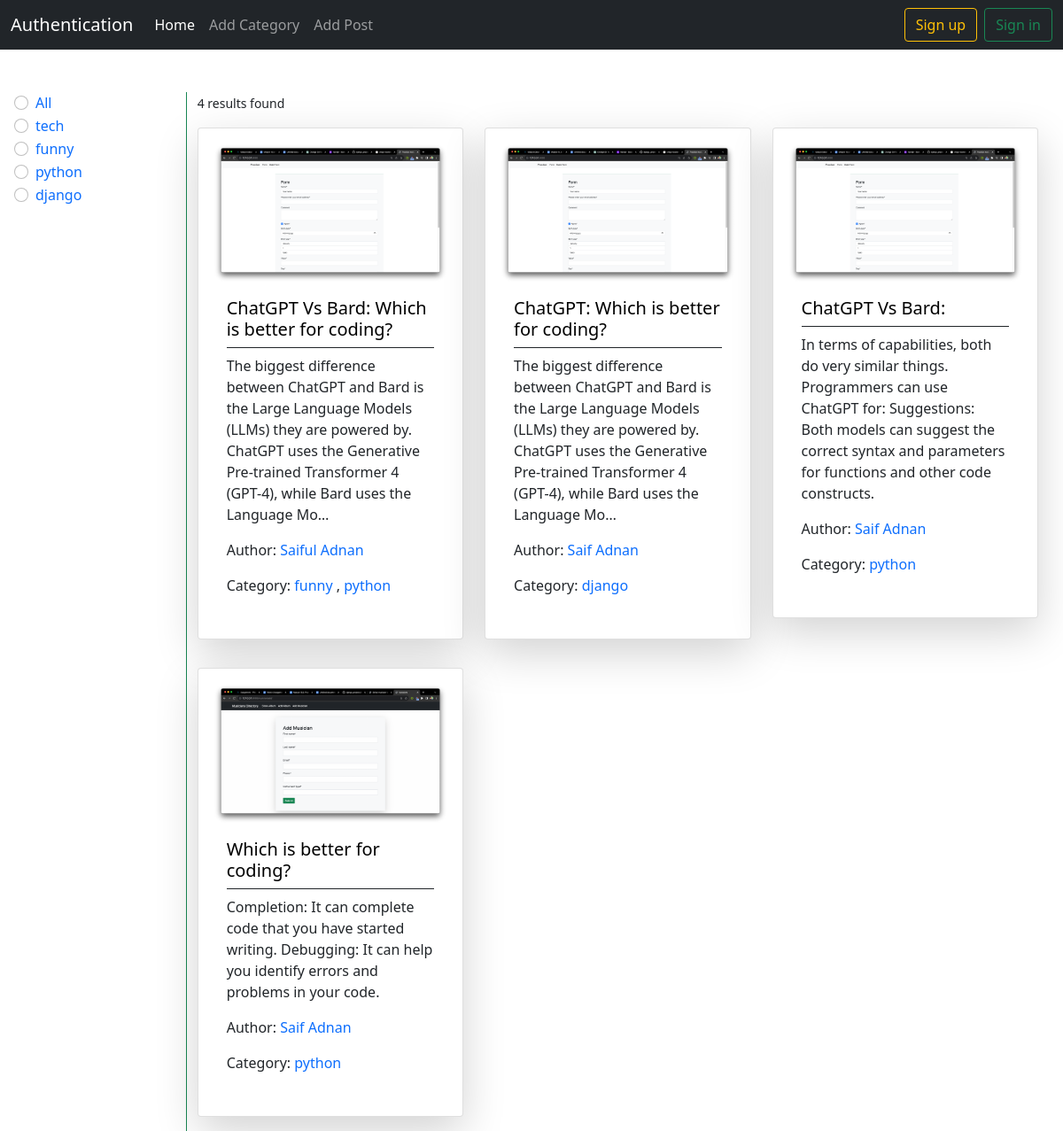
The page / on the database its author committed.
### categories/models.py (models this page shows)
class Category(models.Model):
    cat_name = models.CharField(max_length=50)
    slug = models.SlugField(max_length=100, unique=True, null=True, blank=True)
    def __str__(self) -> str:
        return f"{self.cat_name}"

### blogs/models.py (models this page shows, shortened)
class Post(models.Model):
    title = models.CharField(max_length=100)
    content = models.TextField()
    category = models.ManyToManyField(Category)
    author = models.ForeignKey(User, on_delete=models.CASCADE)
    image = models.ImageField(upload_to='blogs/media/uploads/', blank=True, null=True)

### blogs/views.py (the view)
# urls.py: path('', views.blog, name='blog'),
def blog(request, category_slug=None):
    data = models.Post.objects.all()
    if category_slug is not None:
        category = Category.objects.get(slug = category_slug)
        data = models.Post.objects.filter(category = category)
    categories = Category.objects.all()
    return render(request, 'blog.html', {'data':data, 'category':categories})

### blogs/templates/blog.html
{% extends "base.html" %}
{% block content%}
<div class="d-flex flex-wrap mt-5 mx-3">
    <div class="col-2 border-success border-end">
        <div class="form-check">
            <input class="form-check-input" type="radio" name="{{category}}" id="{{category.id}}">
            <label class="form-check-label" for="{{category.id}}">
                <a style="text-decoration: none" href="/">All</a>
            </label>
        </div>
        {% for cat in category %}
        <div class="form-check">
            <input class="form-check-input" type="radio" name="{{category}}" id="{{cat.id}}">
            <label class="form-check-label" for="{{cat.id}}">
                <a style="text-decoration: none" href="{% url "category_wise_post" cat.slug %}">{{cat.cat_name}} </a>
            </label>
        </div>
        {% endfor %}
    </div>
    <div class="col-10">
        <section class"">
            <div class="container">
            <small>{{data | length}} results found</small>
                <div class="row row-cols-1 row-cols-sm-2 row-cols-md-3">
                    {% for post in data %}
                    <div class="col my-3">
                        <div class="shadow-lg p-3 card">
                            <img src="{{post.image.url}}" class="card-img-top" alt="...">
                            <div class="card-body">
                                <h5 class="card-title border-dark pb-2 border-bottom"><a style="text-decoration: none; color: black" href="{% url "post_details" post.id %}">{{post.title}}</a></h5>
                                <p class="card-text">{{post.content | truncatechars:200}}</p>
                                <p>Author: <a style="text-decoration:none" href="#">
                                    {% if post.author.first_name or post.author.last_name %}
                                        {{ post.author.first_name }} {{ post.author.last_name }}
                                    {% else %}
                                        {{ post.author.username }}
                                    {% endif %}
                                </a></p>
                                <p>Category:
                                    {% if post.category.all %}
                                        {% for cat in post.category.all %}
                                            <a style="text-decoration:none" href="{% url "category_wise_post" cat.slug %}">{{ cat.cat_name }}</a>
                                            {% if not forloop.last %}, {% endif %}
                                        {% endfor %}
                                    {% else %}
                                        No categories
                                    {% endif %}
                                </p>
                            </div>
                        </div>
                    </div>
                    {% endfor %}
                </div>
            </div>
        </section>
    </div>
</div>
{% endblock content%}

### templates/base.html (shortened to what this page needs)
<!doctype html>
<html lang="en">
  <head>
    <link href="https://cdn.jsdelivr.net/npm/bootstrap@5.0.2/dist/css/bootstrap.min.css" rel="stylesheet">
  </head>
  <body>
    <nav class="navbar navbar-expand-lg navbar-dark bg-dark">
        <div class="container-fluid">
            <a class="navbar-brand" href="#">Authentication</a>
            <div class="collapse navbar-collapse" id="navbarSupportedContent">
            <ul class="navbar-nav me-auto mb-2 mb-lg-0">
                <li class="nav-item">
                <a class="nav-link active" aria-current="page" href="/">Home</a>
                </li>
                <li class="nav-item">
                <a class="nav-link" href="{% url "add_categories" %}">Add Category</a>
                </li>
                <li class="nav-item">
                <a class="nav-link" href="{% url "add_post" %}">Add Post</a>
                </li>
            </ul>
            <div class="d-flex">
                {% if user.is_authenticated %}
                <a class="btn btn-outline-warning mx-2" href="{% url "signout" %}">Sign out</a>
                <a class="btn btn-outline-success mx-2" href="{% url "profile" %}">Profile</a>
                {% else %}
                <a class="btn btn-outline-warning mx-2" href="{% url "signup" %}">Sign up</a>
                <a class="btn btn-outline-success" href="{% url "signin" %}">Sign in</a>
                {% endif %}
            </div>
            </div>
        </div>
    </nav>
{% block content %}
{% endblock content %}
  </body>
</html>

### rows shown on the page
Category: cat_name "tech"
Category: cat_name "funny"
Category: cat_name "python"
Category: cat_name "django"
Post: image (picture), title "ChatGPT Vs Bard: Which is better for coding?", content "The biggest difference between ChatGPT and Bard is the Large Language Models (LLMs) they are powered by. ChatGPT uses the Generative Pre-trained Transformer 4 (GPT-4), while Bard uses the Language Mo…", author.first_name "Saiful", author.last_name "Adnan"
Post: image (picture), title "ChatGPT: Which is better for coding?", content "The biggest difference between ChatGPT and Bard is the Large Language Models (LLMs) they are powered by. ChatGPT uses the Generative Pre-trained Transformer 4 (GPT-4), while Bard uses the Language Mo…", author.first_name "Saif", author.last_name "Adnan"
Post: image (picture), title "ChatGPT Vs Bard:", content "In terms of capabilities, both do very similar things. Programmers can use ChatGPT for: Suggestions: Both models can suggest the correct syntax and parameters for functions and other code constructs.", author.first_name "Saif", author.last_name "Adnan"
Post: image (picture), title "Which is better for coding?", content "Completion: It can complete code that you have started writing. Debugging: It can help you identify errors and problems in your code.", author.first_name "Saif", author.last_name "Adnan"

### other values the page prints
{{ data | length }} "4"
